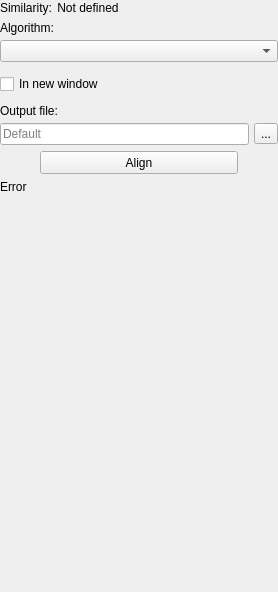
<?xml version="1.0" encoding="UTF-8"?>
<ui version="4.0">
 <class>PairwiseAlignmentOptionsPanelWidget</class>
 <widget class="QWidget" name="PairwiseAlignmentOptionsPanelWidget">
  <property name="geometry">
   <rect>
    <x>0</x>
    <y>0</y>
    <width>278</width>
    <height>592</height>
   </rect>
  </property>
  <property name="sizePolicy">
   <sizepolicy hsizetype="Preferred" vsizetype="Preferred">
    <horstretch>0</horstretch>
    <verstretch>0</verstretch>
   </sizepolicy>
  </property>
  <property name="windowTitle">
   <string>Form</string>
  </property>
  <layout class="QVBoxLayout" name="mainLayout">
   <property name="spacing">
    <number>6</number>
   </property>
   <property name="sizeConstraint">
    <enum>QLayout::SetMinAndMaxSize</enum>
   </property>
   <property name="leftMargin">
    <number>0</number>
   </property>
   <property name="topMargin">
    <number>0</number>
   </property>
   <property name="rightMargin">
    <number>0</number>
   </property>
   <property name="bottomMargin">
    <number>0</number>
   </property>
   <item>
    <widget class="QWidget" name="sequenceContainerWidget" native="true">
     <property name="sizePolicy">
      <sizepolicy hsizetype="Preferred" vsizetype="Minimum">
       <horstretch>0</horstretch>
       <verstretch>0</verstretch>
      </sizepolicy>
     </property>
     <layout class="QVBoxLayout" name="sequencesLayout">
      <property name="spacing">
       <number>5</number>
      </property>
      <property name="sizeConstraint">
       <enum>QLayout::SetMinAndMaxSize</enum>
      </property>
      <property name="leftMargin">
       <number>0</number>
      </property>
      <property name="topMargin">
       <number>0</number>
      </property>
      <property name="rightMargin">
       <number>0</number>
      </property>
      <property name="bottomMargin">
       <number>0</number>
      </property>
      <item>
       <layout class="QHBoxLayout" name="firstSequenceLayout">
        <property name="spacing">
         <number>5</number>
        </property>
        <property name="sizeConstraint">
         <enum>QLayout::SetMinAndMaxSize</enum>
        </property>
       </layout>
      </item>
      <item>
       <layout class="QHBoxLayout" name="secondSequenceLayout">
        <property name="spacing">
         <number>5</number>
        </property>
        <property name="sizeConstraint">
         <enum>QLayout::SetMinAndMaxSize</enum>
        </property>
       </layout>
      </item>
      <item>
       <widget class="QWidget" name="similarityContainerWidget" native="true">
        <property name="minimumSize">
         <size>
          <width>0</width>
          <height>16</height>
         </size>
        </property>
        <layout class="QVBoxLayout" name="similarityContainerLayout">
         <property name="spacing">
          <number>0</number>
         </property>
         <property name="leftMargin">
          <number>0</number>
         </property>
         <property name="topMargin">
          <number>0</number>
         </property>
         <property name="rightMargin">
          <number>0</number>
         </property>
         <property name="bottomMargin">
          <number>0</number>
         </property>
         <item>
          <widget class="QWidget" name="similarityWidget" native="true">
           <property name="sizePolicy">
            <sizepolicy hsizetype="Preferred" vsizetype="Minimum">
             <horstretch>0</horstretch>
             <verstretch>0</verstretch>
            </sizepolicy>
           </property>
           <layout class="QHBoxLayout" name="similarityLayout">
            <property name="spacing">
             <number>5</number>
            </property>
            <property name="sizeConstraint">
             <enum>QLayout::SetMinAndMaxSize</enum>
            </property>
            <property name="leftMargin">
             <number>0</number>
            </property>
            <property name="topMargin">
             <number>0</number>
            </property>
            <property name="rightMargin">
             <number>0</number>
            </property>
            <property name="bottomMargin">
             <number>0</number>
            </property>
            <item>
             <widget class="QLabel" name="similarityLabel">
              <property name="sizePolicy">
               <sizepolicy hsizetype="Preferred" vsizetype="Fixed">
                <horstretch>0</horstretch>
                <verstretch>0</verstretch>
               </sizepolicy>
              </property>
              <property name="text">
               <string>Similarity:</string>
              </property>
             </widget>
            </item>
            <item>
             <widget class="QLabel" name="similarityValueLabel">
              <property name="sizePolicy">
               <sizepolicy hsizetype="Preferred" vsizetype="Fixed">
                <horstretch>0</horstretch>
                <verstretch>0</verstretch>
               </sizepolicy>
              </property>
              <property name="text">
               <string>Not defined</string>
              </property>
              <property name="alignment">
               <set>Qt::AlignCenter</set>
              </property>
             </widget>
            </item>
            <item>
             <spacer name="similaritySpacer">
              <property name="orientation">
               <enum>Qt::Horizontal</enum>
              </property>
              <property name="sizeHint" stdset="0">
               <size>
                <width>40</width>
                <height>16</height>
               </size>
              </property>
             </spacer>
            </item>
           </layout>
          </widget>
         </item>
        </layout>
       </widget>
      </item>
      <item>
       <widget class="QLabel" name="algorithmLabel">
        <property name="sizePolicy">
         <sizepolicy hsizetype="Preferred" vsizetype="Fixed">
          <horstretch>0</horstretch>
          <verstretch>0</verstretch>
         </sizepolicy>
        </property>
        <property name="text">
         <string>Algorithm:</string>
        </property>
       </widget>
      </item>
      <item>
       <widget class="QComboBox" name="algorithmListComboBox"/>
      </item>
     </layout>
    </widget>
   </item>
   <item>
    <widget class="QWidget" name="settingsContainerWidget" native="true">
     <layout class="QVBoxLayout" name="settingsContainerWidgetLayout">
      <property name="spacing">
       <number>0</number>
      </property>
      <property name="sizeConstraint">
       <enum>QLayout::SetMinAndMaxSize</enum>
      </property>
      <property name="leftMargin">
       <number>0</number>
      </property>
      <property name="topMargin">
       <number>0</number>
      </property>
      <property name="rightMargin">
       <number>0</number>
      </property>
      <property name="bottomMargin">
       <number>0</number>
      </property>
     </layout>
    </widget>
   </item>
   <item>
    <widget class="QWidget" name="outputContainerWidget" native="true">
     <layout class="QVBoxLayout" name="outoutContainerLayout">
      <property name="spacing">
       <number>5</number>
      </property>
      <property name="leftMargin">
       <number>0</number>
      </property>
      <property name="topMargin">
       <number>0</number>
      </property>
      <property name="rightMargin">
       <number>0</number>
      </property>
      <property name="bottomMargin">
       <number>0</number>
      </property>
      <item>
       <widget class="QCheckBox" name="inNewWindowCheckBox">
        <property name="toolTip">
         <string>Open the alignment result in the new editor</string>
        </property>
        <property name="text">
         <string>In new window</string>
        </property>
       </widget>
      </item>
      <item>
       <spacer name="outputSpacer">
        <property name="orientation">
         <enum>Qt::Vertical</enum>
        </property>
        <property name="sizeType">
         <enum>QSizePolicy::Fixed</enum>
        </property>
        <property name="sizeHint" stdset="0">
         <size>
          <width>20</width>
          <height>5</height>
         </size>
        </property>
       </spacer>
      </item>
      <item>
       <widget class="QLabel" name="outputFileLabel">
        <property name="sizePolicy">
         <sizepolicy hsizetype="Preferred" vsizetype="Fixed">
          <horstretch>0</horstretch>
          <verstretch>0</verstretch>
         </sizepolicy>
        </property>
        <property name="text">
         <string>Output file:</string>
        </property>
        <property name="margin">
         <number>0</number>
        </property>
       </widget>
      </item>
      <item>
       <layout class="QHBoxLayout" name="outputFileLayout">
        <property name="spacing">
         <number>5</number>
        </property>
        <property name="sizeConstraint">
         <enum>QLayout::SetMinAndMaxSize</enum>
        </property>
        <item>
         <widget class="QLineEdit" name="outputFileLineEdit">
          <property name="toolTip">
           <string>Select file to save result of the alignment. If it is not defined, default file name will be used.</string>
          </property>
          <property name="placeholderText">
           <string>Default</string>
          </property>
         </widget>
        </item>
        <item>
         <widget class="QToolButton" name="outputFileSelectButton">
          <property name="text">
           <string>...</string>
          </property>
         </widget>
        </item>
       </layout>
      </item>
     </layout>
    </widget>
   </item>
   <item>
    <layout class="QHBoxLayout" name="horizontalLayout">
     <item>
      <widget class="QPushButton" name="alignButton">
       <property name="sizePolicy">
        <sizepolicy hsizetype="Fixed" vsizetype="Fixed">
         <horstretch>0</horstretch>
         <verstretch>0</verstretch>
        </sizepolicy>
       </property>
       <property name="minimumSize">
        <size>
         <width>198</width>
         <height>23</height>
        </size>
       </property>
       <property name="maximumSize">
        <size>
         <width>198</width>
         <height>16777215</height>
        </size>
       </property>
       <property name="text">
        <string>Align</string>
       </property>
      </widget>
     </item>
    </layout>
   </item>
   <item>
    <widget class="QLabel" name="lblMessage">
     <property name="text">
      <string>Error</string>
     </property>
     <property name="wordWrap">
      <bool>true</bool>
     </property>
    </widget>
   </item>
   <item>
    <spacer name="globaSpacer">
     <property name="orientation">
      <enum>Qt::Vertical</enum>
     </property>
     <property name="sizeHint" stdset="0">
      <size>
       <width>17</width>
       <height>365</height>
      </size>
     </property>
    </spacer>
   </item>
  </layout>
 </widget>
 <resources/>
 <connections/>
</ui>
